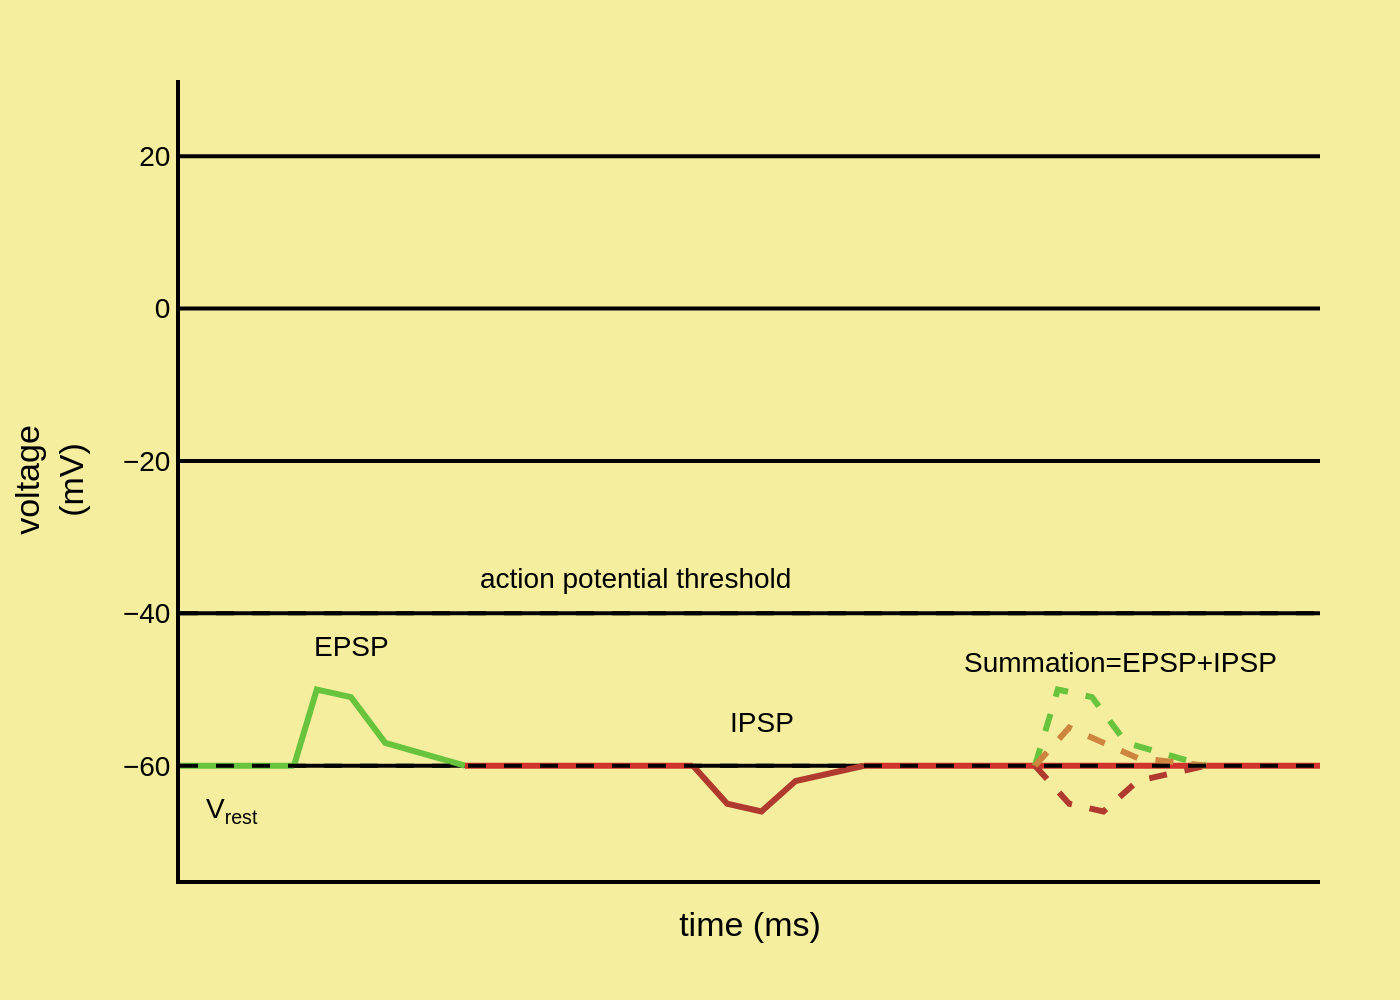

Reproduce this figure in Python.
import sys
import json
import pathlib
import plotly.graph_objects as go

def main():
    if len(sys.argv) != 2:
        print("Usage: python <script_name>.py <json_file_path>")
        sys.exit(1)

    json_path = pathlib.Path(sys.argv[1])
    if not json_path.is_file():
        print(f"Error: JSON file not found at '{json_path}'")
        sys.exit(1)

    with open(json_path, 'r', encoding='utf-8') as f:
        chart_config = json.load(f)

    fig = go.Figure()

    # Add data traces
    for trace_data in chart_config['chart_data']:
        fig.add_trace(go.Scatter(
            x=trace_data['x'],
            y=trace_data['y'],
            mode='lines',
            name=trace_data['name'],
            line=dict(
                color=chart_config['colors']['series_colors'][trace_data['color_index']],
                width=3,
                dash=trace_data['line_style']
            ),
            showlegend=False
        ))
    
    # Add horizontal reference shapes from the 'shapes' key
    # These are added before the main traces to appear underneath if needed
    for shape in chart_config.get('shapes', []):
        fig.add_shape(
            type='line',
            x0=chart_config['layout_options']['x_range'][0],
            y0=shape['y'],
            x1=chart_config['layout_options']['x_range'][1],
            y1=shape['y'],
            line=dict(
                color=chart_config['colors']['grid'],
                width=2,
                dash=shape['dash']
            )
        )
    
    # Apply layout settings
    fig.update_layout(
        title_text=chart_config['texts']['title'],
        xaxis_title=chart_config['texts']['x_axis_title'],
        yaxis_title=chart_config['texts']['y_axis_title'],
        plot_bgcolor=chart_config['colors']['background'],
        paper_bgcolor=chart_config['colors']['background'],
        font=dict(
            family="Arial",
            size=14,
            color=chart_config['colors']['font']
        ),
        margin=dict(l=60, r=40, t=40, b=60),
        xaxis=dict(
            range=chart_config['layout_options']['x_range'],
            showgrid=False,
            zeroline=False,
            showline=True,
            linewidth=2,
            linecolor=chart_config['colors']['grid'],
            ticks="",
            showticklabels=False
        ),
        yaxis=dict(
            range=chart_config['layout_options']['y_range'],
            tickvals=chart_config['layout_options']['y_tickvals'],
            gridcolor=chart_config['colors']['grid'],
            gridwidth=2,
            zeroline=False,
            showline=True,
            linewidth=2,
            linecolor=chart_config['colors']['grid']
        )
    )

    # Add annotations
    for ann in chart_config.get('annotations', []):
        fig.add_annotation(
            x=ann['x'],
            y=ann['y'],
            text=ann['text'],
            showarrow=False,
            font=dict(
                family="Arial",
                size=14,
                color=chart_config['colors']['font']
            ),
            xanchor=ann.get('xanchor', 'center'),
            yanchor=ann.get('yanchor', 'middle')
        )
    
    # Generate and save the image
    output_filename = f"{json_path.stem}.png"
    fig.write_image(output_filename, scale=2)
    print(f"Chart saved to {output_filename}")

if __name__ == "__main__":
    main()
